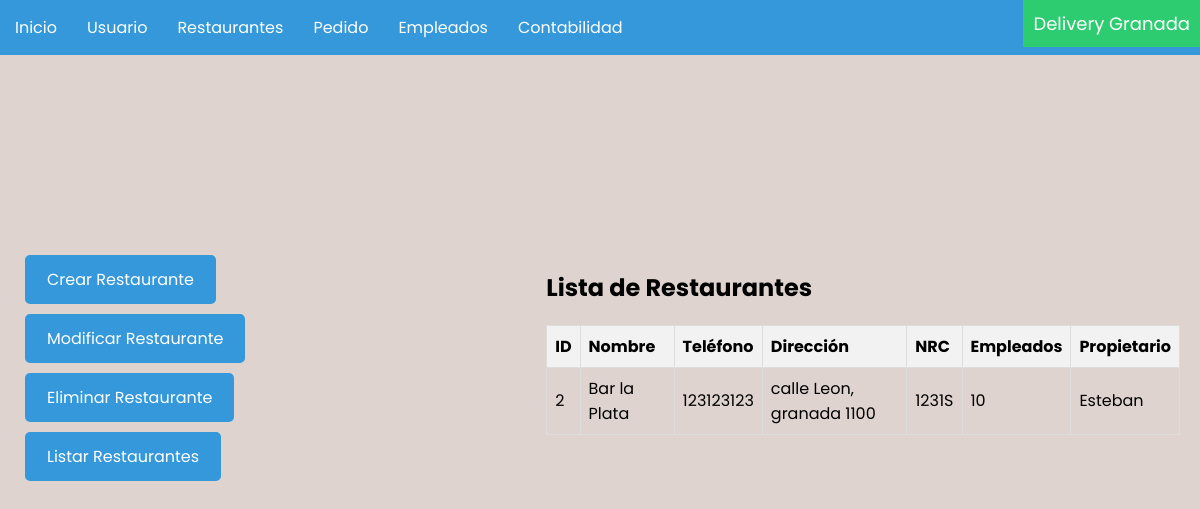
/restaurantes/, run on an earlier commit of the app's database.
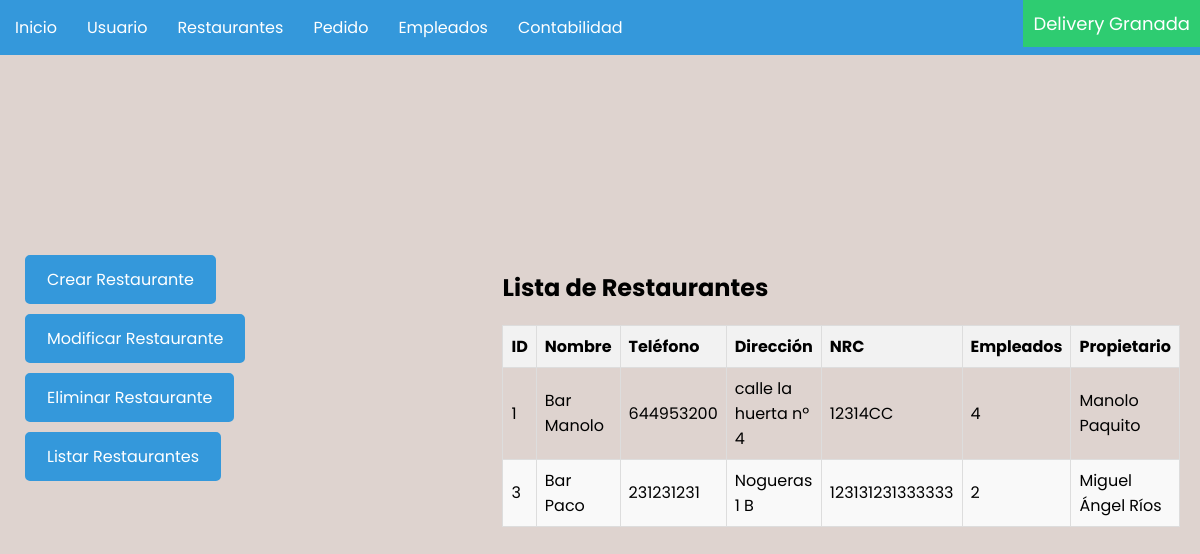
And on a later commit of the database.
### delivery/models.py (models this page shows, shortened)
class Cliente(models.Model):
    Nombre = models.CharField(max_length=255)
    Telefono = models.CharField(max_length=9)
    Direccion = models.CharField(max_length=255)

class Restaurante(Cliente):
    NRC = models.CharField(max_length=15, unique=True)
    Empleados = models.IntegerField()
    Propietario = models.CharField(max_length=40)

class Cliente(models.Model):
    Nombre = models.CharField(max_length=255)
    Telefono = models.CharField(max_length=9)
    Direccion = models.CharField(max_length=255)

### delivery/views.py (the view)
# urls.py: path('restaurantes/', views.restaurante, name='restaurantes'),
def restaurante(request):
    restaurantes = Restaurante.objects.all()
    return render(request, 'restaurantes/restaurantes.html', {'restaurantes': restaurantes})

### delivery/templates/restaurantes/restaurantes.html (shortened to what this page needs)
{% load static %}
<!DOCTYPE html>
<html lang="es">
<head>
    <link rel="stylesheet" type="text/css" href="{% static 'css/body.css' %}">
    <link rel="stylesheet" type="text/css" href="{% static 'css/navbar.css' %}">
    <link rel="stylesheet" type="text/css" href="{% static 'css/barra_izquierda.css' %}">
    <link rel="stylesheet" type="text/css" href="{% static 'css/listar_tabla.css' %}">
</head>
<body>
    <nav class="nav">
        <ul class="list">
            <li class="list_item list_item--click">
                <div class="list_button">
                    <a href="{% url 'home' %}" class="nav_link">Inicio</a>
                </div>
            </li>
            <li class="list_item list_item--click">
                <div class="list_button">
                    <a href="{% url 'usuarios' %}" class="nav_link">Usuario</a>
                </div>
            </li>
            <li class="list_item list_item--click">
                <div class="list_button">
                    <a href="{% url 'restaurantes' %}" class="nav_link">Restaurantes</a>
                </div>
            </li>
            <li class="list_item list_item--click">
                <div class="list_button">
                    <a href="{% url 'pedidos' %}" class="nav_link">Pedido</a>
            </div>
            <li class="list_item list_item--click">
                <div class="list_button">
                    <a href="{% url 'empleados' %}" class="nav_link">Empleados</a>
            </div>
            <li class="list_item list_item--click">
                <div class="list_button">
                    <a href="{% url 'contabilidad' %}" class="nav_link">Contabilidad</a>
            </div>
            <li class="list_item list_item--app-name">
                <div class="list_button list_button--app-name">
                    <p class="app_name">Delivery Granada</p>
                </div>
            </li>
        </ul>
    </nav>
    <div class="content">
        <div class="input">
            <a href="{% url 'crear_restaurantes' %}" class="additional-button">Crear Restaurante</a>
            <a href="{% url 'modificar_restaurantes' %}" class="additional-button">Modificar Restaurante</a>
            <a href="{% url 'eliminar_restaurantes' %}" class="additional-button">Eliminar Restaurante</a>
            <a href="{% url 'restaurantes' %}" class="additional-button">Listar Restaurantes</a>
        </div>
        <div>
            <h2>Lista de Restaurantes</h2>
            <table class="table">
                <thead>
                    <th>ID</th>
                    <th>Nombre</th>
                    <th>Teléfono</th>
                    <th>Dirección</th>
                    <th>NRC</th>
                    <th>Empleados</th>
                    <th>Propietario</th>
                </thead>
                <tbody>
                    {% for restaurante in restaurantes %}
                    <tr>
                        <td>{{ restaurante.id }}</td>
                        <td>{{ restaurante.Nombre }}</td>
                        <td>{{ restaurante.Telefono }}</td>
                        <td>{{ restaurante.Direccion }}</td>
                        <td>{{ restaurante.NRC }}</td>
                        <td>{{ restaurante.Empleados }}</td>
                        <td>{{ restaurante.Propietario }}</td>
                    </tr>
                    {% endfor %}
                </tbody>
            </table>
        </div>
</body>
</html>

What changed in the data, as far as the page shows it:
removed Restaurante: id "2", Nombre "Bar la Plata", Telefono "123123123", Direccion "calle Leon, granada 1100", NRC "1231S", Empleados "10", Propietario "Esteban"
added Restaurante: id "1", Nombre "Bar Manolo", Telefono "644953200", Direccion "calle la huerta nº 4", NRC "12314CC", Empleados "4", Propietario "Manolo Paquito"
added Restaurante: id "3", Nombre "Bar Paco", Telefono "231231231", Direccion "Nogueras 1 B", NRC "123131231333333", Empleados "2", Propietario "Miguel Ángel Ríos"
